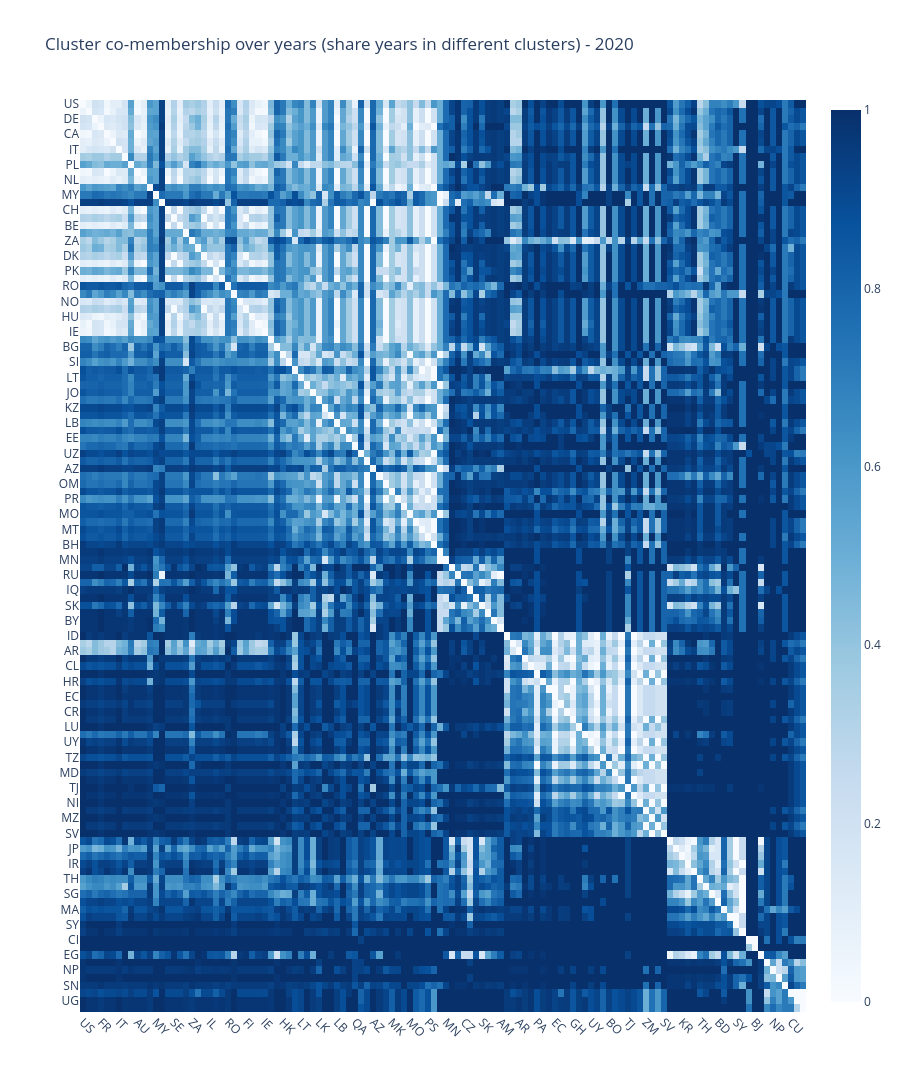

The code cell stored with this chart in its notebook:
### Code cell
year = 2020
# y_labels = df_cs.sum(axis=1).sort_values(ascending=False).index.to_list()
y_labels = (
    df_map_clean_yearly
    .query("year == @year")
    .merge(df_cs_yearly.xs(year, level=1).sum(axis=1).to_frame(name="total_articles").reset_index(), on="country", how="left")
    .sort_values(["cluster", "total_articles"], ascending=[True, False])
    .country
    .to_list()
)

uf.plotly_heatmap(
    df_dist_clusters_yearly.loc[y_labels, y_labels],
    # (df_dist_clusters_yearly.loc[y_labels, y_labels] < 0.2).astype(int),
    x_labels=y_labels,
    y_labels=y_labels,
    title=f"Cluster co-membership over years (share years in different clusters) - {year}",
    colorscale="non-symmetrical",
    x_type="country",
    y_type="country",
)

### Figure 1 — Plotly figure (JSON) as saved in the notebook; plotly's stock layout.template omitted (floating-point values rounded to 4 significant figures; data arrays with more than 128 entries replaced by an {"elided": "..."} marker saying what was removed)
{"data": [{"colorscale": [[0, "rgb(247,251,255)"], [0.125, "rgb(222,235,247)"], [0.25, "rgb(198,219,239)"], [0.375, "rgb(158,202,225)"], [0.5, "rgb(107,174,214)"], [0.625, "rgb(66,146,198)"], [0.75, "rgb(33,113,181)"], [0.875, "rgb(8,81,156)"], [1, "rgb(8,48,107)"]], "customdata": {"elided": "120x120x2 str values"}, "hovertemplate": "<b>X: </b>%{customdata[0]}<br><b>Y: </b>%{customdata[1]}<br><b>Z: </b> %{z:.3f}<br><extra></extra>", "type": "heatmap", "x": ["US", "GB", "DE", "FR", "CA", "ES", "IT", "TR", "PL", "AU", "NL", "MX", "MY", "UA", "CH", "SE", "BE", "PT", "ZA", "NG", "DK", "IL", "PK", "AT", "RO", "GR", "NO", "FI", "HU", "NZ", "IE", "RS", "BG", "HK", "SI", "PH", "LT", "AE", "JO", "LK", "KZ", "LV", "LB", "CY", "EE", "QA", "UZ", "CM", "AZ", "KW", "OM", "MK", "PR", "GE", "MO", "IS", "MT", "PS", "BH", "BW", "MN", "CN", "RU", "CZ", "IQ", "DZ", "SK", "VN", "BY", "AM", "ID", "BR", "AR", "CO", "CL", "PA", "HR", "PE", "EC", "KE", "CR", "GH", "LU", "VE", "UY", "BA", "TZ", "BO", "MD", "ZW", "TJ", "AL", "NI", "ZM", "MZ", "GT", "SV", "IN", "JP", "KR", "IR", "TW", "TH", "SA", "SG", "BD", "MA", "TN", "SY", "LY", "CI", "BJ", "EG", "ET", "NP", "SD", "SN", "CU", "UG", "PY"], "y": ["US", "GB", "DE", "FR", "CA", "ES", "IT", "TR", "PL", "AU", "NL", "MX", "MY", "UA", "CH", "SE", "BE", "PT", "ZA", "NG", "DK", "IL", "PK", "AT", "RO", "GR", "NO", "FI", "HU", "NZ", "IE", "RS", "BG", "HK", "SI", "PH", "LT", "AE", "JO", "LK", "KZ", "LV", "LB", "CY", "EE", "QA", "UZ", "CM", "AZ", "KW", "OM", "MK", "PR", "GE", "MO", "IS", "MT", "PS", "BH", "BW", "MN", "CN", "RU", "CZ", "IQ", "DZ", "SK", "VN", "BY", "AM", "ID", "BR", "AR", "CO", "CL", "PA", "HR", "PE", "EC", "KE", "CR", "GH", "LU", "VE", "UY", "BA", "TZ", "BO", "MD", "ZW", "TJ", "AL", "NI", "ZM", "MZ", "GT", "SV", "IN", "JP", "KR", "IR", "TW", "TH", "SA", "SG", "BD", "MA", "TN", "SY", "LY", "CI", "BJ", "EG", "ET", "NP", "SD", "SN", "CU", "UG", "PY"], "z": {"elided": "120x120 float values"}}], "layout": {"height": 2400, "title": {"text": "Cluster co-membership over years (share years in different clusters) - 2020"}, "xaxis": {"automargin": true, "tickangle": 45}, "yaxis": {"automargin": true, "autorange": "reversed"}}}
